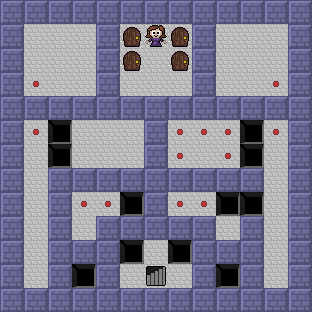

Below is a game level as drawn by its tile map, then a one-line description and the .tmx file that defines it, in full:
An orthogonal 13x13 tile map with 24x24 px tiles, 2 tile layers (Terrain, Objects), 2 tilesets.

<map version="1.0" orientation="orthogonal" width="13" height="13" tilewidth="24" tileheight="24">
 <tileset firstgid="1" source="Terrain.tsx" />
 <tileset firstgid="101" source="Objects.tsx" />
 <layer name="Terrain" width="13" height="13">
  <data encoding="csv">
1,1,1,1,1,1,1,1,1,1,1,1,1,
1,4,4,4,1,4,4,4,1,4,4,4,1,
1,4,4,4,1,4,4,4,1,4,4,4,1,
1,2,4,4,1,4,4,4,1,4,4,2,1,
1,1,1,1,1,1,1,1,1,1,1,1,1,
1,2,3,4,4,4,1,2,2,2,3,2,1,
1,4,3,4,4,4,1,2,4,2,3,4,1,
1,4,1,1,1,1,1,1,1,1,1,4,1,
1,4,1,2,2,3,1,2,2,3,3,4,1,
1,4,1,4,1,1,1,1,1,4,1,4,1,
1,4,1,1,1,3,4,3,1,1,1,4,1,
1,4,1,3,1,4,5,4,1,3,1,4,1,
1,1,1,1,1,1,1,1,1,1,1,1,1
</data>
 </layer>
 <layer name="Objects" width="13" height="13">
  <data encoding="csv">
0,0,0,0,0,0,0,0,0,0,0,0,0,
0,0,0,0,0,106,101,106,0,0,0,0,0,
0,0,0,0,0,106,108,106,0,0,0,0,0,
0,0,0,0,0,0,0,0,0,0,0,0,0,
0,0,0,0,0,0,0,0,0,0,0,0,0,
0,0,0,0,0,0,0,0,0,0,0,0,0,
0,0,0,0,0,0,0,0,0,0,0,0,0,
0,0,0,0,0,0,0,0,0,0,0,0,0,
0,0,0,0,0,0,0,0,0,0,0,0,0,
0,0,0,0,0,0,0,0,0,0,0,0,0,
0,0,0,0,0,0,0,0,0,0,0,0,0,
0,0,0,0,0,0,0,0,0,0,0,0,0,
0,0,0,0,0,0,0,0,0,0,0,0,0
</data>
 </layer>
</map>